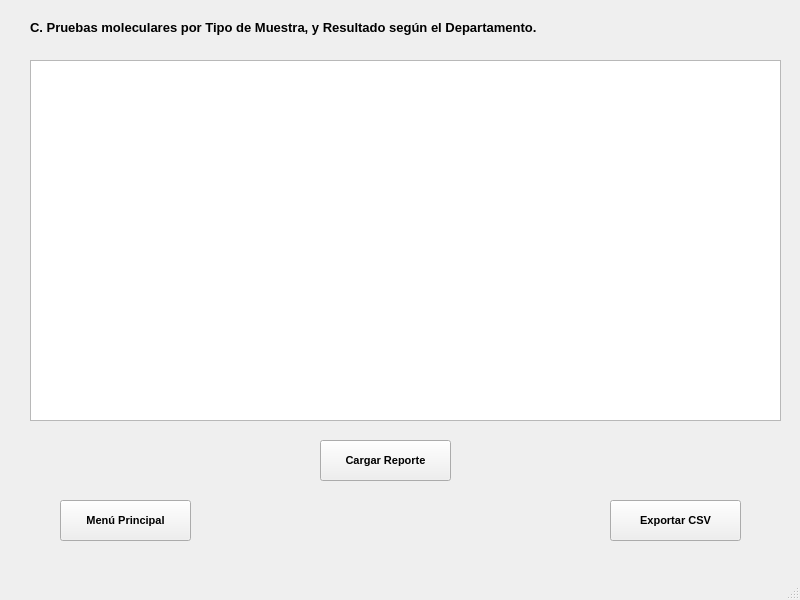
<?xml version="1.0" encoding="UTF-8"?>
<ui version="4.0">
 <class>Estadistica3</class>
 <widget class="QMainWindow" name="Estadistica3">
  <property name="geometry">
   <rect>
    <x>0</x>
    <y>0</y>
    <width>800</width>
    <height>600</height>
   </rect>
  </property>
  <property name="windowTitle">
   <string>MainWindow</string>
  </property>
  <widget class="QWidget" name="centralwidget">
   <widget class="QPushButton" name="menu">
    <property name="geometry">
     <rect>
      <x>60</x>
      <y>500</y>
      <width>131</width>
      <height>41</height>
     </rect>
    </property>
    <property name="font">
     <font>
      <pointsize>8</pointsize>
      <bold>true</bold>
     </font>
    </property>
    <property name="text">
     <string>Menú Principal</string>
    </property>
   </widget>
   <widget class="QPushButton" name="reporte">
    <property name="geometry">
     <rect>
      <x>610</x>
      <y>500</y>
      <width>131</width>
      <height>41</height>
     </rect>
    </property>
    <property name="font">
     <font>
      <pointsize>8</pointsize>
      <bold>true</bold>
     </font>
    </property>
    <property name="text">
     <string>Exportar CSV</string>
    </property>
   </widget>
   <widget class="QLabel" name="titulo">
    <property name="geometry">
     <rect>
      <x>30</x>
      <y>20</y>
      <width>651</width>
      <height>16</height>
     </rect>
    </property>
    <property name="text">
     <string>&lt;html&gt;&lt;head/&gt;&lt;body&gt;&lt;p&gt;&lt;span style=&quot; font-size:10pt; font-weight:700;&quot;&gt;C. Pruebas moleculares por Tipo de Muestra, y Resultado según el Departamento.&lt;/span&gt;&lt;/p&gt;&lt;/body&gt;&lt;/html&gt;</string>
    </property>
   </widget>
   <widget class="QTableWidget" name="tabla">
    <property name="geometry">
     <rect>
      <x>30</x>
      <y>60</y>
      <width>751</width>
      <height>361</height>
     </rect>
    </property>
   </widget>
   <widget class="QPushButton" name="carga">
    <property name="geometry">
     <rect>
      <x>320</x>
      <y>440</y>
      <width>131</width>
      <height>41</height>
     </rect>
    </property>
    <property name="font">
     <font>
      <pointsize>8</pointsize>
      <bold>true</bold>
     </font>
    </property>
    <property name="text">
     <string>Cargar Reporte</string>
    </property>
   </widget>
  </widget>
  <widget class="QMenuBar" name="menubar">
   <property name="geometry">
    <rect>
     <x>0</x>
     <y>0</y>
     <width>800</width>
     <height>21</height>
    </rect>
   </property>
  </widget>
  <widget class="QStatusBar" name="statusbar"/>
 </widget>
 <resources/>
 <connections/>
</ui>
